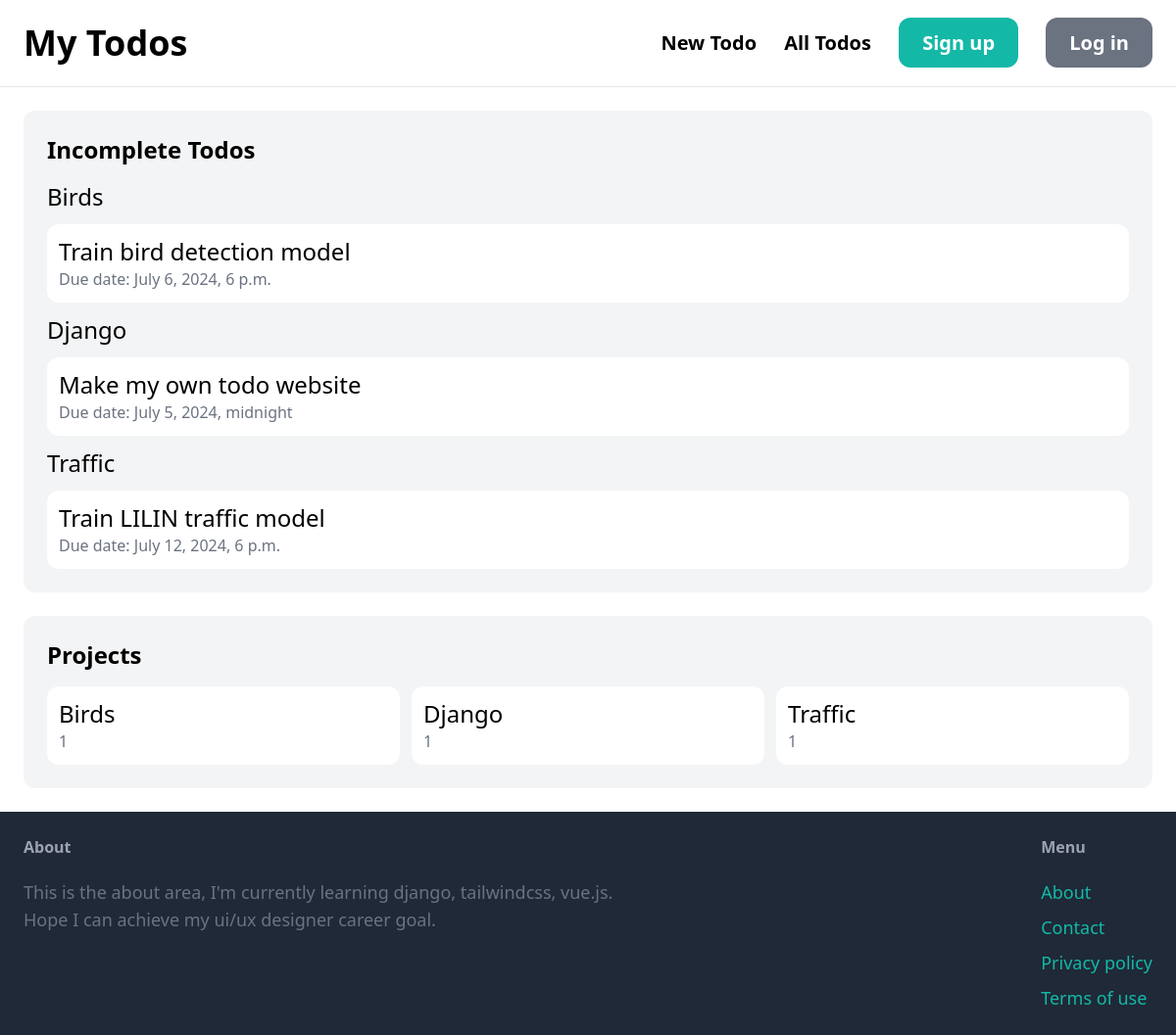
The page / on the database its author committed.
### todo/models.py (models this page shows, shortened)
class Project(models.Model):
    name = models.CharField(max_length=255)
    class Meta:
        ordering = ("name",)

class Todos(models.Model):
    class Meta:
        ordering = ("title",)
    title = models.CharField(max_length=255)
    project = models.ForeignKey(Project, related_name="todos", on_delete=models.CASCADE)
    description = models.TextField(blank=True, null=True)
    photo = models.ImageField(upload_to="todo_photo", blank=True, null=True)
    due_date = models.DateTimeField()
    created_on = models.DateTimeField(auto_now_add=True)
    add_by = models.ForeignKey(User, related_name="add_by", on_delete=models.CASCADE)
    done = models.BooleanField(default=False)

### core/views.py (the view)
# urls.py: path("", index, name="index"),
def index(request):
    todos = Todos.objects.filter(done=False)
    projects = Project.objects.all()
    return render(request, "core/index.html", {"projects": projects, "todos": todos})

### core/templates/core/index.html (shortened to what this page needs)
{% extends 'core/base.html' %}
{% block content %}
    <div class="mt-6 rounded-xl bg-gray-100 px-6 py-6">
        <h2 class="mb-4 text-left text-2xl font-semibold">Incomplete Todos</h2>
        <div class="grid gap-3">
            {% for project in projects %}
                <h2 class="text-2xl">{{ project.name }}</h2>
                {% for todo in project.todos.all %}
                    <div>
                        <a href="#">
                            <div class="rounded-xl bg-white p-3">
                                <h2 class="text-2xl">{{ todo.title }}</h2>
                                <p class="text-gray-500">Due date: {{ todo.due_date }}</p>
                            </div>
                        </a>
                    </div>
                {% endfor %}
            {% endfor %}
        </div>
    </div>
    <div class="mt-6 rounded-xl bg-gray-100 px-6 py-6">
        <h2 class="mb-4 text-left text-2xl font-semibold">Projects</h2>
        <div class="grid grid-cols-3 gap-3">
            {% for project in projects %}
                <div>
                    <a href="#">
                        <div class="rounded-xl bg-white p-3">
                            <h2 class="text-2xl">{{ project.name }}</h2>
                            <p class="text-gray-500">{{ project.todos.count }}</p>
                        </div>
                    </a>
                </div>
            {% endfor %}
        </div>
    </div>
{% endblock %}

### core/templates/core/base.html (shortened to what this page needs)
<!DOCTYPE html>
<html>
    <head>
        <script src="https://cdn.tailwindcss.com"></script>
    </head>
    <body>
        <nav class="flex items-center justify-between border-b border-gray-200 px-6 py-6">
            <a href="/"
               class="text-4xl font-bold">My Todos</a>
            <div class="space-x-6">
                <a href="#"
                   class="hover:text-grey-500 text-xl font-semibold">New Todo</a>
                <a href="#"
                   class="hover:text-grey-500 text-xl font-semibold">All Todos</a>
                <a href="#"
                   class="rounded-xl bg-teal-500 px-6 py-3 text-xl font-semibold text-white hover:bg-teal-700">Sign up</a>
                <a href="#"
                   class="rounded-xl bg-gray-500 px-6 py-3 text-xl font-semibold text-white hover:bg-gray-700">Log in</a>
            </div>
        </nav>
        <div class="px-6 pb-6">
            {% block content %}{% endblock %}
        </div>
        <footer class="flex justify-between bg-gray-800 px-6 py-6">
            <div class="pr-100 w-2/3">
                <h3 class="mb-5 font-semibold text-gray-400">About</h3>
                <p class="text-lg text-gray-500">
                    This is the about area, I'm currently learning django, tailwindcss, vue.js.
                    <br>
                    Hope I can achieve my ui/ux designer career goal.
                </p>
            </div>
            <div class="w=1/3">
                <h3 class="mb-5 font-semibold text-gray-400">Menu</h3>
                <ul class="space-y-2">
                    <li>
                        <a href="#"
                           class="text-lg text-teal-500 hover:text-teal-700">About</a>
                    </li>
                    <li>
                        <a href="{% url 'contact' %}"
                           class="text-lg text-teal-500 hover:text-teal-700">Contact</a>
                    </li>
                    <li>
                        <a href="#"
                           class="text-lg text-teal-500 hover:text-teal-700">Privacy policy</a>
                    </li>
                    <li>
                        <a href="#"
                           class="text-lg text-teal-500 hover:text-teal-700">Terms of use</a>
                    </li>
                </ul>
            </div>
        </footer>
    </body>
</html>

### rows shown on the page
Project: name "Birds", todos.count "1"
Todos: title "Train bird detection model", due_date "July 6, 2024, 6 p.m."
Project: name "Django", todos.count "1"
Todos: title "Make my own todo website", due_date "July 5, 2024, midnight"
Project: name "Traffic", todos.count "1"
Todos: title "Train LILIN traffic model", due_date "July 12, 2024, 6 p.m."
